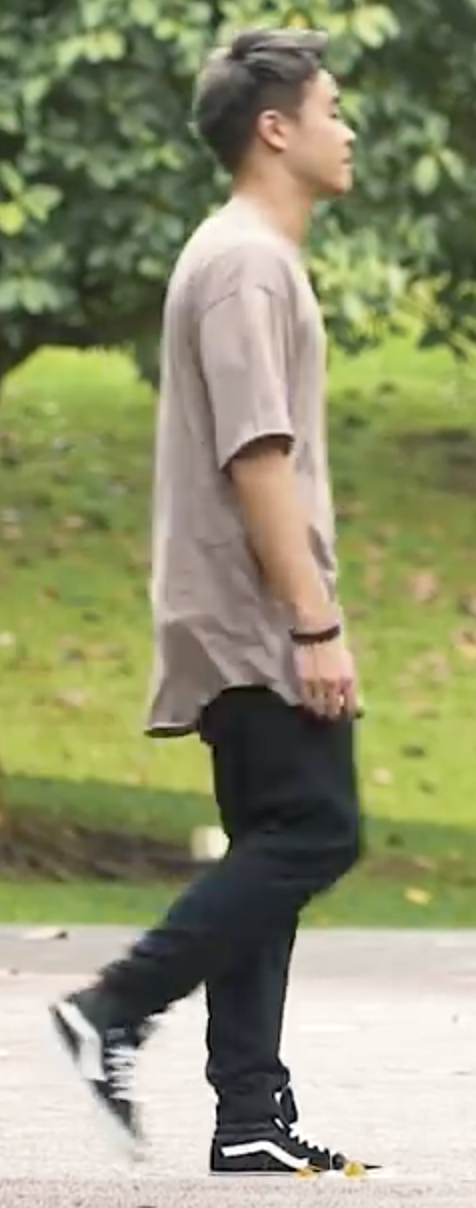
#> input picture 1.jpg, 476 x 1208 px
$ python compare.py
#> lines starting #> are read from the running program, lines starting #| are printed output that depends on the picture; after the words box and inside, x2 and y2 are one past the last pixel; in counts of white or black regions, pixels touching at a corner belong together
from sklearn.cluster import KMeans
# import matplotlib.pyplot as plt
import numpy as np
import cv2
from collections import Counter
from skimage.color import rgb2lab, deltaE_cie76
import os
import timeit

def RGB2HEX(color):
    return "#{:02x}{:02x}{:02x}".format(int(color[0]), int(color[1]), int(color[2]))

def get_colors(image, number_of_colors, show_chart):

    modified_image = cv2.resize(image, (600, 400), interpolation = cv2.INTER_AREA)
    modified_image = modified_image.reshape(modified_image.shape[0]*modified_image.shape[1], 3)

    clf = KMeans(n_clusters = number_of_colors)
    labels = clf.fit_predict(modified_image)

    counts = Counter(labels)

    center_colors = clf.cluster_centers_
    # We get ordered colors by iterating through the keys
    ordered_colors = [center_colors[i] for i in counts.keys()]
    # hex_colors = [RGB2HEX(ordered_colors[i]) for i in counts.keys()]
    rgb_colors = [ordered_colors[i] for i in counts.keys()]

    # if (show_chart):
    #     plt.figure(figsize = (8, 6))
    #     plt.pie(counts.values(), labels = hex_colors, colors = hex_colors)

    return rgb_colors

def compare_color(color1, color2):
    threshold = 10
    count = 0
    for i in range(len(color1)):
        selected_color = rgb2lab(np.uint8(np.asarray([[color1[i]]])))
        for j in range(len(color2)):
            curr_color = rgb2lab(np.uint8(np.asarray([[color2[j]]])))
            diff = deltaE_cie76(selected_color, curr_color)
            if (diff < threshold):
                count += 1
                break

    if(count < 9):
        #not same
       return False
    else:
        #same
        return True


if __name__ == "__main__":
    #load first image
    image1 = cv2.imread('1.jpg')
#> image1 is the input picture: shape (1208, 476, 3); mean B, G, R 112.5, 146.3, 144.4


    #load the second image
    image2 = cv2.imread('4.jpg')
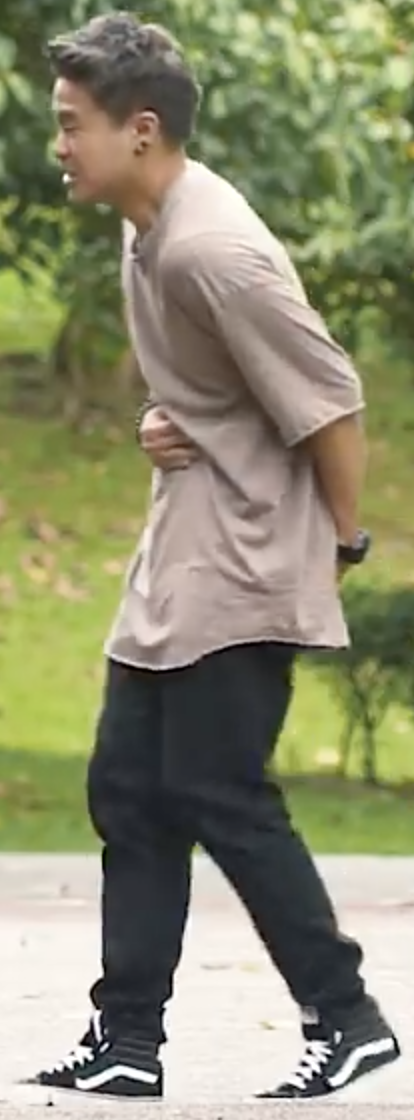
#> input picture 4.jpg, 414 x 1120 px
#> image2 is the input picture: shape (1120, 414, 3); mean B, G, R 112, 140.2, 140.1

    start = timeit.default_timer()
    color1 = get_colors(image1, 10, True)
#> in get_colors, `modified_image = cv2.resize(image, (600, 400), interpolation = cv2.INT..`:
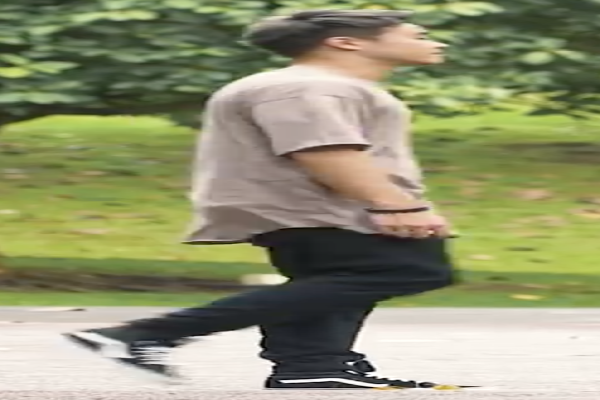
#> modified_image: shape (400, 600, 3); mean B, G, R 112.3, 146.1, 144.2
#> in get_colors, `counts = Counter(labels)`: counts = 10 items
#> in get_colors, `ordered_colors = [center_colors[i] for i in counts.keys()]`: ordered_colors = [[56.57, 79.37, 71.45], [40.54, 43.06, 39.69], [75.8, 113, 105.8], [108.7, 130, 134.1], [135.3, 157.1, 166.2], [78.45, 149.2, 136.2], [96.41, 187.6, 176.5], [160.2, 186.5, 200.6], [201, 210.8, 221.4], [230.8, 237.6, 243.8]]
#> in get_colors, `rgb_colors = [ordered_colors[i] for i in counts.keys()]`: rgb_colors = [[135.3, 157.1, 166.2], [75.8, 113, 105.8], [78.45, 149.2, 136.2], [56.57, 79.37, 71.45], [230.8, 237.6, 243.8], [201, 210.8, 221.4], [108.7, 130, 134.1], [96.41, 187.6, 176.5], [40.54, 43.06, 39.69], [160.2, 186.5, 200.6]]
#> color1 has the same summary as rgb_colors in get_colors
    stop = timeit.default_timer()
    print('Time: ', stop - start)

    color2 = get_colors(image2, 10, True)
#> call 2 of get_colors, with number_of_colors = 10, show_chart = True
#> in get_colors (call 2), `modified_image = cv2.resize(image, (600, 400), interpolation = cv2.INT..`:
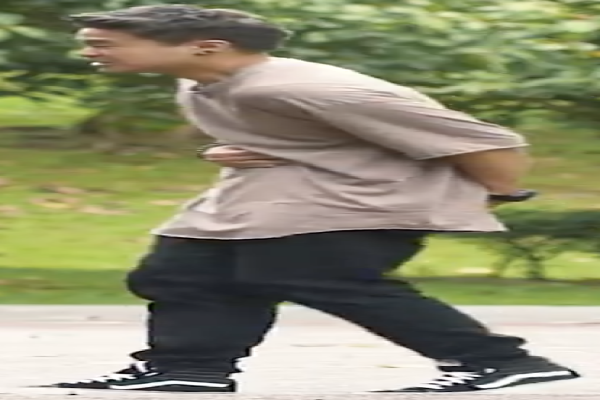
#> modified_image: shape (400, 600, 3); mean B, G, R 111.9, 140.1, 140
#> in get_colors (call 2), `ordered_colors = [center_colors[i] for i in counts.keys()]`: ordered_colors = [[46.71, 44.34, 41.39], [55.65, 79.42, 75.51], [72.31, 109.3, 105.7], [105.2, 123.1, 134], [133.1, 152.8, 163.2], [81.28, 149, 137.6], [102.8, 189.5, 178.7], [163.9, 181.7, 191.7], [205.1, 216.2, 224.6], [234, 240.4, 245.5]]
#> in get_colors (call 2), `rgb_colors = [ordered_colors[i] for i in counts.keys()]`: rgb_colors = [[55.65, 79.42, 75.51], [102.8, 189.5, 178.7], [105.2, 123.1, 134], [81.28, 149, 137.6], [133.1, 152.8, 163.2], [205.1, 216.2, 224.6], [46.71, 44.34, 41.39], [234, 240.4, 245.5], [163.9, 181.7, 191.7], [72.31, 109.3, 105.7]]
#> color2 has the same summary as rgb_colors in get_colors
    threshold = 10
    for i in range(len(color1)):
        cv2.rectangle(image1,(0,i*30),(30,(i+1)*30),(color1[i]),-1)
        cv2.rectangle(image2,(0,i*30),(30,(i+1)*30),(color2[i]),-1)
#> this loop made 10 passes
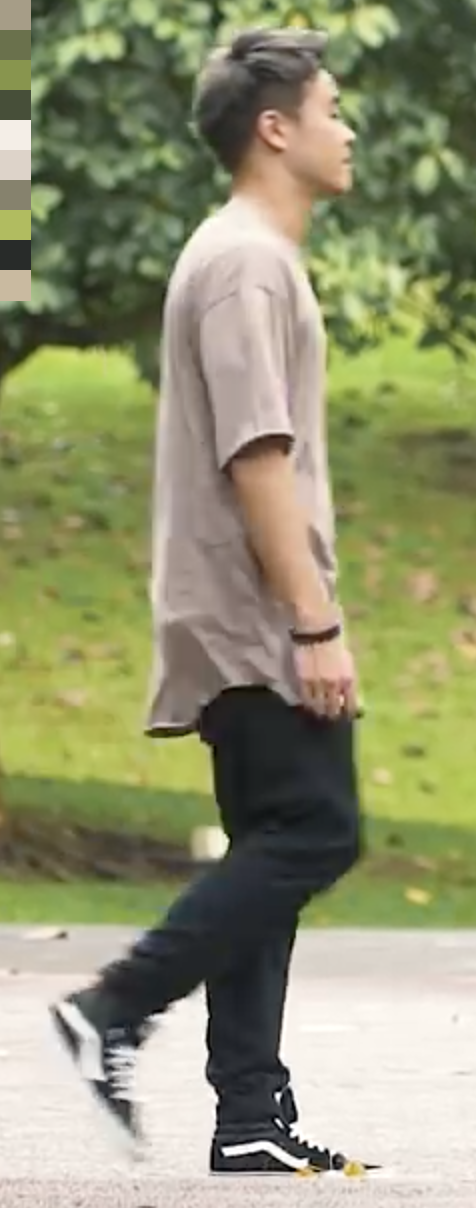
#> image1: shape (1208, 476, 3); 1.62% of pixels changed, all inside (x1, y1, x2, y2) = (0, 0, 31, 301)
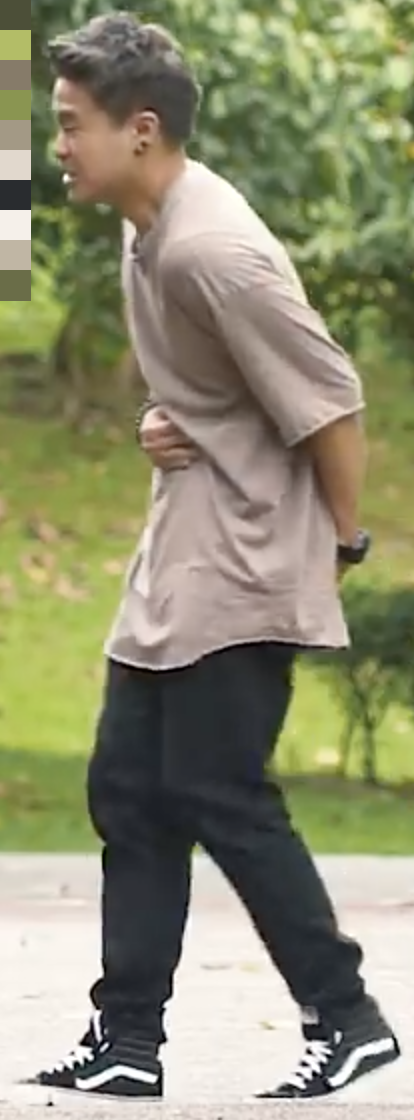
#> image2: shape (1120, 414, 3); 2.01% of pixels changed, all inside (x1, y1, x2, y2) = (0, 0, 31, 301)
    count = 0
    for i in range(len(color1)):
        selected_color = rgb2lab(np.uint8(np.asarray([[color1[i]]])))
        for j in range(len(color2)):
            curr_color = rgb2lab(np.uint8(np.asarray([[color2[j]]])))
            diff = deltaE_cie76(selected_color, curr_color)


            if (diff < threshold):

                count += 1
                break
#> this loop made 10 passes
#> selected_color on passes 1 to 10: [[63.36, -5.72, -7.27]], [[44.7, -15.36, 0.158]], [[56.97, -25.64, -0.0348]], [[31.55, -10.81, 1.88]], [[93.39, -1.22, -3.7]], [[83.83, -0.931, -6.47]], [[52.52, -6.43, -5.24]], [[70.29, -29.89, -2.81]], [[17.11, -2.3, 2.15]], [[74.04, -5.81, -10.01]]
#> after the loop, count = 10

    if(count < 10):
        print('No')
    else:
        print('Yes')

    cv2.imshow('image1', image1)
    cv2.imshow('image2', image2)

    cv2.waitKey(0)
    cv2.destroyAllWindows()
